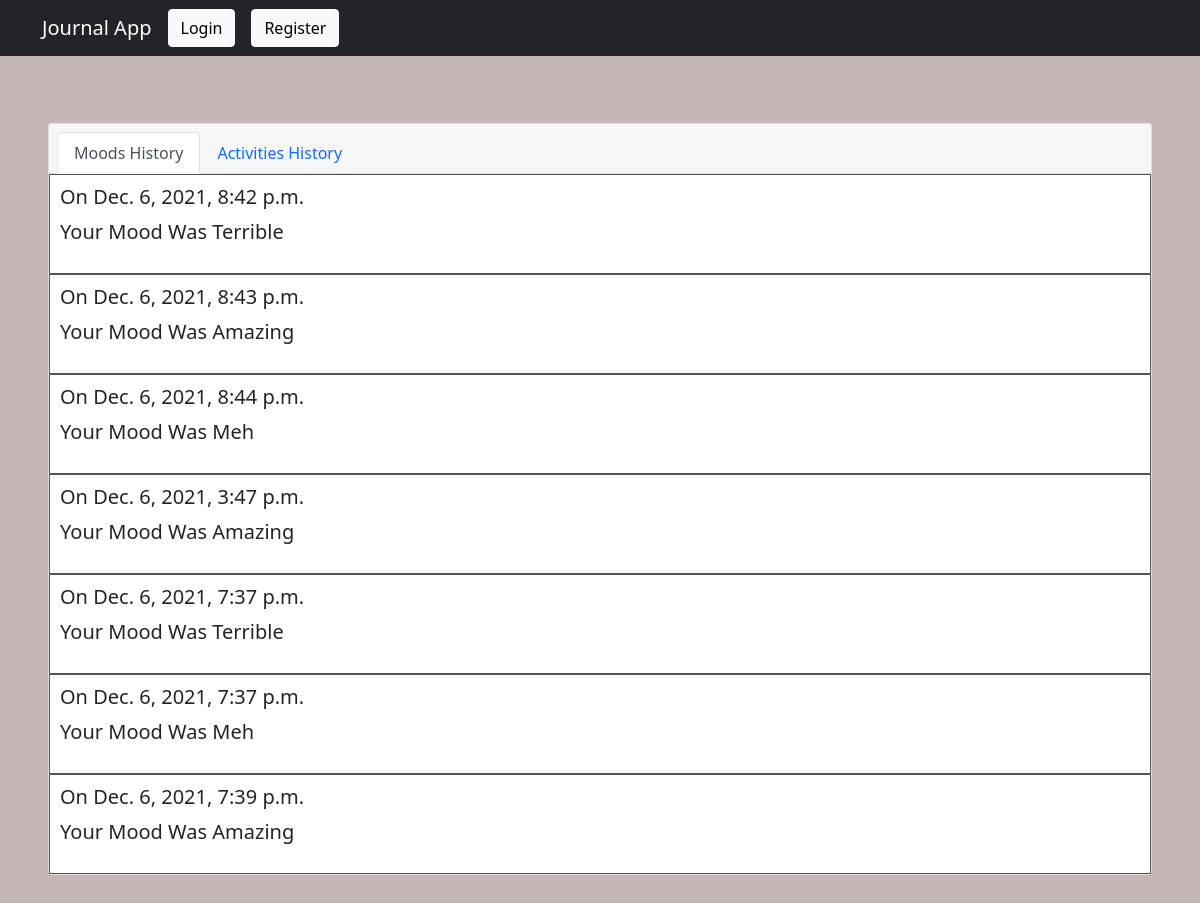
The page /journal/chart/ on the database as committed earlier.
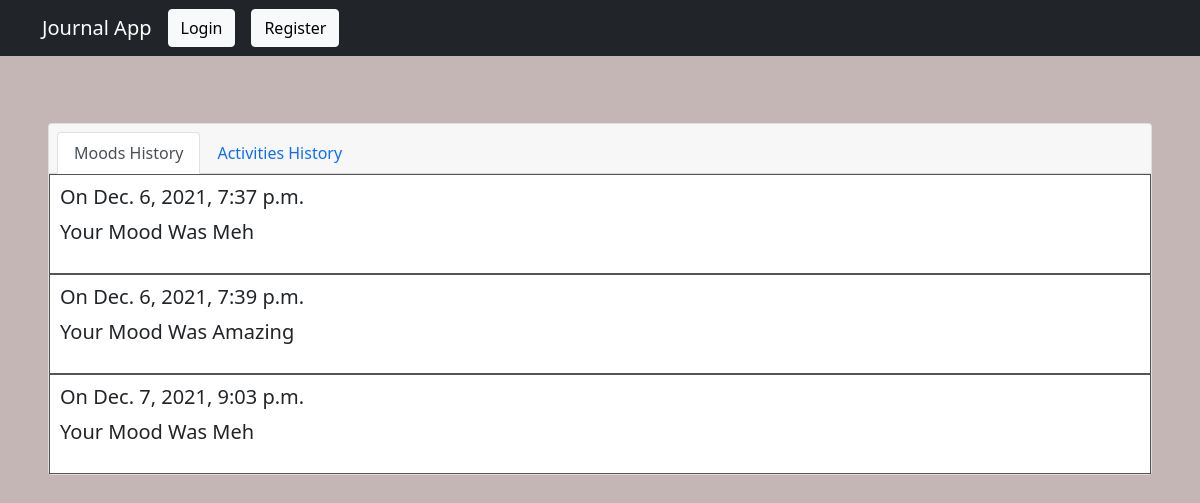
The same page on the database as committed later.
### journal/models.py (models this page shows)
class Mood(models.Model):
    mood = models.CharField(max_length=20, blank=True, choices=MOOD_CATEGORY)
    user = models.ForeignKey(User, on_delete=models.CASCADE, blank=True, null=True)
    created_at = models.DateTimeField(auto_now_add=True, blank=True, null=True)

### journal/views.py (the view)
# urls.py: path('chart/', views.chart, name='chart'),
def chart(request):
    moods=Mood.objects.all()
    context={'moods':moods,}
    return render(request, 'entry/chart.html',context)

### templates/entry/chart.html
{% extends 'entry/base.html' %}
{% block body %}
<div class="card m-5">
    <div class="card-header">
        <ul class="nav nav-tabs card-header-tabs">
      <li class="nav-item">
        <a class="nav-link active" href="#">Moods History</a>
      </li>
      <li class="nav-item">
        <a class="nav-link" href="{% url 'chart2' %}">Activities History</a>
      </li>
        </ul>
    </div>
    {% for moods in moods %}
            <div class="moods-block">
            <h5 class="font weight-bold"><span> On</span>   {{ moods.created_at }}</h5>
            <p class="lead"><span> Your Mood Was</span> {{ moods.mood }}</p>
        </div>
    {% endfor %}
 </div>
{% endblock %}

### templates/entry/base.html (shortened to what this page needs)
{% load static %}
<!doctype html>
<html lang="en">
  <head>
    <link href="https://cdn.jsdelivr.net/npm/bootstrap@5.1.3/dist/css/bootstrap.min.css" rel="stylesheet">
      <link rel="stylesheet" href="{% static 'journal.css' %}">
  </head>
  <body>
  <nav class="navbar navbar-expand-lg navbar-dark bg-dark fixed-top ">
    <div class="container">
        <a class="navbar-brand" href="{% url 'index' %}">Journal App</a>
        <div class="collapse navbar-collapse" id="navbarSupportedContent">
                {% if user.is_authenticated %}
                    <ul class="navbar-nav ms-auto mb-2 mb-lg-0">
                <li class="nav-item">
                    <a class="nav-link active" aria-current="page" href="{%  url 'index' %}">Home</a>
                </li>
                <li class="nav-item">
                    <a class="nav-link" href="{% url 'activities' %}">Activities</a>
                </li>
                <li class="nav-item">
                    <a class="nav-link" href="{% url 'add' %}">Journal</a>
                </li>
                <li class="nav-item">
                    <a class="nav-link" href="{% url 'chart' %}">History</a>
                </li>
                    <li class="dropdown">
                        <a class="nav-link dropbtn" data-bs-toggle="dropdown" role="button" style="color: white">{{user.username}}</a>
                            <div class="dropdown-content">
                                <a class="dropdown-item" href="{% url 'logout' %}">Logout</a>
                            </div>
                    </li>
                    </ul>
                {% else %}
                    <a class="btn btn-light" href={% url 'login' %}>Login</a>
                    <a class="btn btn-light" href={% url 'register' %}>Register</a>
                {% endif %}
        </div>
    </div>
</nav>
    <div class="container-my-5">
        {% block body %}
        {% endblock %}
    </div>
  </body>
</html>

### static/journal.css (style rules this page uses)
body { padding-top: 75px; background-color: #c5b6b6; }
.moods-block { border: 1px solid #595454; padding: 10px; }

Rows that differ between the two databases and show on the page:
removed Mood: created_at "Dec. 6, 2021, 8:42 p.m.", mood "Terrible"
removed Mood: created_at "Dec. 6, 2021, 8:43 p.m.", mood "Amazing"
removed Mood: created_at "Dec. 6, 2021, 8:44 p.m.", mood "Meh"
removed Mood: created_at "Dec. 6, 2021, 3:47 p.m.", mood "Amazing"
removed Mood: created_at "Dec. 6, 2021, 7:37 p.m.", mood "Terrible"
added Mood: created_at "Dec. 7, 2021, 9:03 p.m.", mood "Meh"
